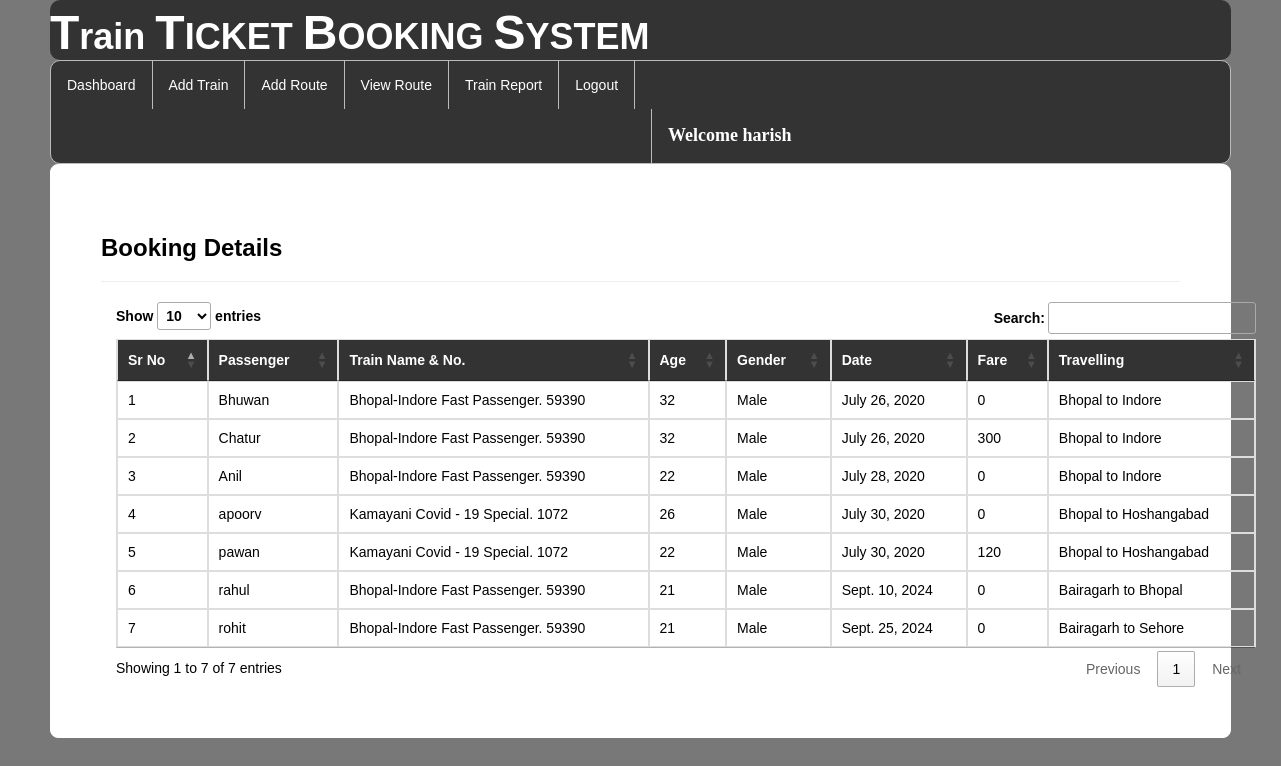
/viewbookings/ (signed in), run on the app's committed database.
### railway/models.py (models this page shows, shortened)
class Book_ticket(models.Model):
    passenger=models.ForeignKey(Passenger,on_delete=models.CASCADE,null=True)
    user=models.ForeignKey(Register,on_delete=models.CASCADE,null=True)
    route=models.CharField(max_length=100,null=True)
    date2=models.DateField(null=True)
    fare=models.IntegerField(null=True)

class Passenger(models.Model):
    user = models.ForeignKey(Register,on_delete=models.CASCADE,null=True)
    train = models.ForeignKey(Add_Train,on_delete=models.CASCADE,null=True)
    name = models.CharField(max_length=100,null=True)
    age = models.IntegerField(null=True)
    gender = models.CharField(max_length=30,null=True)
    route=models.CharField(max_length=100,null=True)
    status = models.CharField(max_length=30,null=True)
    date1 = models.DateField(null=True)
    fare = models.IntegerField(null=True)

class Add_Train(models.Model):
    trainname = models.CharField(max_length=30,null=True)
    train_no = models.IntegerField(null=True)
    from_city = models.CharField(max_length=30,null=True)
    to_city = models.CharField(max_length=30,null=True)
    departuretime=models.CharField(max_length=30,null=True)
    arrivaltime=models.CharField(max_length=30,null=True)
    trevaltime=models.CharField(max_length=100,null=True)
    distance=models.IntegerField(null=True)
    img=models.FileField(null=True)

### railway/views.py (the view)
# urls.py: path('viewbookings/', viewbookings, name="viewbookings"),
def viewbookings(request):
    if not request.user.is_authenticated:
        return redirect('login')
    book = Book_ticket.objects.all()
    d = {'book': book}
    return render(request, 'viewbookings.html', d)

### railway/templates/viewbookings.html (shortened to what this page needs)
{% extends 'navigation3.html' %}
{% load static %}
{% block b %}
<div style="color:Black;border:1px solid white;border-radius:8px;background-color:white;padding:50px">
        <h3><strong>Booking Details</strong></h3><hr>
<div class="container">
<table class="table table-bordered" id="myTable">
  <thead style="color:white;background-color:#333">
  <tr>
    <th>Sr No</th>
    <th>Passenger</th>
      <th>Train Name & No.</th>
      <th>Age</th>
    <th>Gender</th>
    <th>Date</th>
       <th>Fare</th>
       <th>Travelling</th>
  </tr>
  </thead>
   <tbody>
    {% for i in book %}
  <tr>
    <td>{{forloop.counter}}</td>
    <td>{{i.passenger.name}}</td>
    <td>{{i.passenger.train.trainname}}. {{i.passenger.train.train_no}}</td>
      <td>{{i.passenger.age}}</td>
      <td>{{i.passenger.gender}}</td>
      <td>{{i.passenger.date1}}</td>
      <td>{{i.fare}}</td>
      <td>{{i.route}}</td>
  </tr>
    {% endfor %}
    </tbody>
</table>
 </div>
</div>
{% endblock %}

### railway/templates/navigation3.html (shortened to what this page needs)
{% extends 'head.html' %}
{% load static %}
{% block body %}
<link rel = stylesheet href = "//cdn.datatables.net/1.10.19/css/jquery.dataTables.min.css">
<ul class="id2">
  <li id="id1"><a href="{% url 'admindashboard' %}">Dashboard</a></li>
  <li id="id1"><a href="{% url 'add_train' %}">Add Train</a></li>
  <li id="id1"><a href="{% url 'add_route' %}">Add Route</a></li>
  <li id="id1"><a href="{% url 'availableroute' %}">View Route</a></li>
  <li id="id1"><a href="{% url 'view_train'%}">Train Report</a></li>
  <li id="id1"><a href="{% url 'log_out' %}">Logout</a></li>
      <li id="id2" style="margin-left:600px"><a href="" style="color:white"><strong style="font-size:18px;font-family:cursive">Welcome {{request.user.username}}</strong></a></li>
</ul>
{% block b %}
{% endblock %}
{% endblock %}

### railway/templates/navigation3.html (style rules this page uses)
.id2 { list-style-type: none; margin: 0; padding: 0; overflow: hidden; background-color: #333; border-radius:10px; border:1px solid #bbb; }
#id1 { float: left; border-right:1px solid #bbb; }
#id2 { float: left; border-left:1px solid #bbb; }
li:last-child { border-right: none; }
li a { display: block; color: white; text-align: center; padding: 14px 16px; text-decoration: none; }
body { font-family: Arial, Helvetica, sans-serif; }

### data on the page
Book_ticket: passenger.name "Bhuwan", passenger.train.trainname "Bhopal-Indore Fast Passenger", passenger.train.train_no "59390", passenger.age "32", passenger.gender "Male", passenger.date1 "July 26, 2020", fare "0", route "Bhopal to Indore"
Book_ticket: passenger.name "Chatur", passenger.train.trainname "Bhopal-Indore Fast Passenger", passenger.train.train_no "59390", passenger.age "32", passenger.gender "Male", passenger.date1 "July 26, 2020", fare "300", route "Bhopal to Indore"
Book_ticket: passenger.name "Anil", passenger.train.trainname "Bhopal-Indore Fast Passenger", passenger.train.train_no "59390", passenger.age "22", passenger.gender "Male", passenger.date1 "July 28, 2020", fare "0", route "Bhopal to Indore"
Book_ticket: passenger.name "apoorv", passenger.train.trainname "Kamayani Covid - 19 Special", passenger.train.train_no "1072", passenger.age "26", passenger.gender "Male", passenger.date1 "July 30, 2020", fare "0", route "Bhopal to Hoshangabad"
Book_ticket: passenger.name "pawan", passenger.train.trainname "Kamayani Covid - 19 Special", passenger.train.train_no "1072", passenger.age "22", passenger.gender "Male", passenger.date1 "July 30, 2020", fare "120", route "Bhopal to Hoshangabad"
Book_ticket: passenger.name "rahul", passenger.train.trainname "Bhopal-Indore Fast Passenger", passenger.train.train_no "59390", passenger.age "21", passenger.gender "Male", passenger.date1 "Sept. 10, 2024", fare "0", route "Bairagarh to Bhopal"
Book_ticket: passenger.name "rohit", passenger.train.trainname "Bhopal-Indore Fast Passenger", passenger.train.train_no "59390", passenger.age "21", passenger.gender "Male", passenger.date1 "Sept. 25, 2024", fare "0", route "Bairagarh to Sehore"

### other printed values
{{ request.user.username }} "harish"
